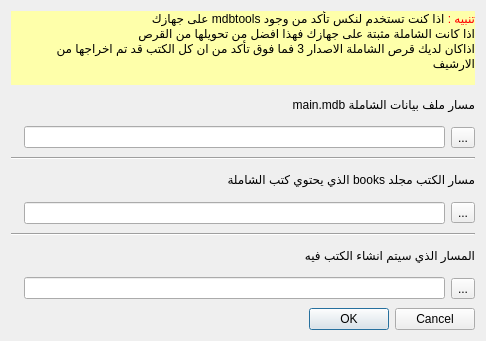
<?xml version="1.0" encoding="UTF-8"?>
<ui version="4.0">
 <class>Dialog</class>
 <widget class="QDialog" name="Dialog">
  <property name="geometry">
   <rect>
    <x>0</x>
    <y>0</y>
    <width>486</width>
    <height>341</height>
   </rect>
  </property>
  <property name="windowTitle">
   <string>تحويل كتب الشاملة</string>
  </property>
  <property name="layoutDirection">
   <enum>Qt::RightToLeft</enum>
  </property>
  <layout class="QVBoxLayout" name="verticalLayout">
   <item>
    <widget class="QLabel" name="label_4">
     <property name="palette">
      <palette>
       <active>
        <colorrole role="Button">
         <brush brushstyle="SolidPattern">
          <color alpha="255">
           <red>254</red>
           <green>255</green>
           <blue>170</blue>
          </color>
         </brush>
        </colorrole>
        <colorrole role="Text">
         <brush brushstyle="SolidPattern">
          <color alpha="255">
           <red>0</red>
           <green>0</green>
           <blue>0</blue>
          </color>
         </brush>
        </colorrole>
        <colorrole role="Base">
         <brush brushstyle="SolidPattern">
          <color alpha="255">
           <red>254</red>
           <green>255</green>
           <blue>170</blue>
          </color>
         </brush>
        </colorrole>
        <colorrole role="Window">
         <brush brushstyle="SolidPattern">
          <color alpha="255">
           <red>254</red>
           <green>255</green>
           <blue>170</blue>
          </color>
         </brush>
        </colorrole>
       </active>
       <inactive>
        <colorrole role="Button">
         <brush brushstyle="SolidPattern">
          <color alpha="255">
           <red>254</red>
           <green>255</green>
           <blue>170</blue>
          </color>
         </brush>
        </colorrole>
        <colorrole role="Text">
         <brush brushstyle="SolidPattern">
          <color alpha="255">
           <red>0</red>
           <green>0</green>
           <blue>0</blue>
          </color>
         </brush>
        </colorrole>
        <colorrole role="Base">
         <brush brushstyle="SolidPattern">
          <color alpha="255">
           <red>254</red>
           <green>255</green>
           <blue>170</blue>
          </color>
         </brush>
        </colorrole>
        <colorrole role="Window">
         <brush brushstyle="SolidPattern">
          <color alpha="255">
           <red>254</red>
           <green>255</green>
           <blue>170</blue>
          </color>
         </brush>
        </colorrole>
       </inactive>
       <disabled>
        <colorrole role="Button">
         <brush brushstyle="SolidPattern">
          <color alpha="255">
           <red>254</red>
           <green>255</green>
           <blue>170</blue>
          </color>
         </brush>
        </colorrole>
        <colorrole role="Text">
         <brush brushstyle="SolidPattern">
          <color alpha="255">
           <red>132</red>
           <green>132</green>
           <blue>132</blue>
          </color>
         </brush>
        </colorrole>
        <colorrole role="Base">
         <brush brushstyle="SolidPattern">
          <color alpha="255">
           <red>254</red>
           <green>255</green>
           <blue>170</blue>
          </color>
         </brush>
        </colorrole>
        <colorrole role="Window">
         <brush brushstyle="SolidPattern">
          <color alpha="255">
           <red>254</red>
           <green>255</green>
           <blue>170</blue>
          </color>
         </brush>
        </colorrole>
       </disabled>
      </palette>
     </property>
     <property name="styleSheet">
      <string notr="true">background-color: rgb(254, 255, 170);</string>
     </property>
     <property name="text">
      <string>&lt;!DOCTYPE HTML PUBLIC &quot;-//W3C//DTD HTML 4.0//EN&quot; &quot;http://www.w3.org/TR/REC-html40/strict.dtd&quot;&gt;
&lt;html&gt;&lt;head&gt;&lt;meta name=&quot;qrichtext&quot; content=&quot;1&quot; /&gt;&lt;style type=&quot;text/css&quot;&gt;
p, li { white-space: pre-wrap; }
&lt;/style&gt;&lt;/head&gt;&lt;body style=&quot; font-family:'Hacen Casablanca Light'; font-size:9pt; font-weight:400; font-style:normal;&quot;&gt;
&lt;p dir='rtl' style=&quot; margin-top:0px; margin-bottom:0px; margin-left:0px; margin-right:0px; -qt-block-indent:0; text-indent:0px;&quot;&gt;&lt;span style=&quot; color:#ff0000;&quot;&gt;تنبيه : &lt;/span&gt;&lt;span style=&quot; color:#000000;&quot;&gt;اذا كنت تستخدم لنكس تأكد من وجود mdbtools على جهازك&lt;/span&gt;&lt;/p&gt;
&lt;p dir='rtl' style=&quot; margin-top:0px; margin-bottom:0px; margin-left:0px; margin-right:0px; -qt-block-indent:0; text-indent:0px;&quot;&gt;&lt;span style=&quot; color:#000000;&quot;&gt;اذا كانت الشاملة مثبتة على جهازك فهذا افضل من تحويلها من القرص &lt;/span&gt;&lt;/p&gt;
&lt;p dir='rtl' style=&quot; margin-top:0px; margin-bottom:0px; margin-left:0px; margin-right:0px; -qt-block-indent:0; text-indent:0px;&quot;&gt;&lt;span style=&quot; color:#000000;&quot;&gt;اذاكان لديك قرص الشاملة الاصدار 3 فما فوق تأكد من ان كل الكتب قد تم اخراجها من الارشيف&lt;/span&gt;&lt;/p&gt;
&lt;p align=&quot;right&quot; style=&quot;-qt-paragraph-type:empty; margin-top:0px; margin-bottom:0px; margin-left:0px; margin-right:0px; -qt-block-indent:0; text-indent:0px;&quot;&gt;&lt;/p&gt;&lt;/body&gt;&lt;/html&gt;</string>
     </property>
     <property name="wordWrap">
      <bool>true</bool>
     </property>
    </widget>
   </item>
   <item>
    <widget class="QLabel" name="label">
     <property name="text">
      <string>مسار ملف بيانات الشاملة main.mdb</string>
     </property>
    </widget>
   </item>
   <item>
    <layout class="QHBoxLayout" name="horizontalLayout_2">
     <item>
      <widget class="QToolButton" name="toolButtonMain">
       <property name="text">
        <string>...</string>
       </property>
      </widget>
     </item>
     <item>
      <widget class="QLineEdit" name="lineEditPathMain">
       <property name="text">
        <string/>
       </property>
      </widget>
     </item>
     <item>
      <widget class="QLabel" name="labelPathMain">
       <property name="text">
        <string/>
       </property>
       <property name="pixmap">
        <pixmap resource="../qbooks/ui/images.qrc">:/images/image/edit-delete.png</pixmap>
       </property>
      </widget>
     </item>
    </layout>
   </item>
   <item>
    <widget class="Line" name="line">
     <property name="orientation">
      <enum>Qt::Horizontal</enum>
     </property>
    </widget>
   </item>
   <item>
    <widget class="QLabel" name="label_2">
     <property name="text">
      <string>مسار الكتب مجلد books الذي يحتوي كتب الشاملة</string>
     </property>
    </widget>
   </item>
   <item>
    <layout class="QHBoxLayout" name="horizontalLayout_3">
     <item>
      <widget class="QToolButton" name="toolButtonBooks">
       <property name="text">
        <string>...</string>
       </property>
      </widget>
     </item>
     <item>
      <widget class="QLineEdit" name="lineEditBooks">
       <property name="text">
        <string/>
       </property>
      </widget>
     </item>
     <item>
      <widget class="QLabel" name="labelPathBooks">
       <property name="text">
        <string/>
       </property>
       <property name="pixmap">
        <pixmap resource="../qbooks/ui/images.qrc">:/images/image/edit-delete.png</pixmap>
       </property>
      </widget>
     </item>
    </layout>
   </item>
   <item>
    <widget class="Line" name="line_2">
     <property name="orientation">
      <enum>Qt::Horizontal</enum>
     </property>
    </widget>
   </item>
   <item>
    <widget class="QLabel" name="label_3">
     <property name="text">
      <string>المسار الذي سيتم انشاء الكتب فيه</string>
     </property>
    </widget>
   </item>
   <item>
    <layout class="QHBoxLayout" name="horizontalLayout_4">
     <item>
      <widget class="QToolButton" name="toolButtonBooksNew">
       <property name="text">
        <string>...</string>
       </property>
      </widget>
     </item>
     <item>
      <widget class="QLineEdit" name="lineEditPathBooksNew">
       <property name="text">
        <string/>
       </property>
      </widget>
     </item>
     <item>
      <widget class="QLabel" name="labelPathBooksNew">
       <property name="text">
        <string/>
       </property>
       <property name="pixmap">
        <pixmap resource="../qbooks/ui/images.qrc">:/images/image/edit-delete.png</pixmap>
       </property>
      </widget>
     </item>
    </layout>
   </item>
   <item>
    <layout class="QHBoxLayout" name="horizontalLayout">
     <item>
      <widget class="QDialogButtonBox" name="buttonBox">
       <property name="sizePolicy">
        <sizepolicy hsizetype="Fixed" vsizetype="Fixed">
         <horstretch>0</horstretch>
         <verstretch>0</verstretch>
        </sizepolicy>
       </property>
       <property name="layoutDirection">
        <enum>Qt::LeftToRight</enum>
       </property>
       <property name="orientation">
        <enum>Qt::Horizontal</enum>
       </property>
       <property name="standardButtons">
        <set>QDialogButtonBox::Cancel|QDialogButtonBox::Ok</set>
       </property>
      </widget>
     </item>
     <item>
      <spacer name="horizontalSpacer">
       <property name="orientation">
        <enum>Qt::Horizontal</enum>
       </property>
       <property name="sizeHint" stdset="0">
        <size>
         <width>40</width>
         <height>20</height>
        </size>
       </property>
      </spacer>
     </item>
    </layout>
   </item>
  </layout>
 </widget>
 <resources>
  <include location="../qbooks/ui/images.qrc"/>
 </resources>
 <connections>
  <connection>
   <sender>buttonBox</sender>
   <signal>accepted()</signal>
   <receiver>Dialog</receiver>
   <slot>accept()</slot>
   <hints>
    <hint type="sourcelabel">
     <x>248</x>
     <y>254</y>
    </hint>
    <hint type="destinationlabel">
     <x>157</x>
     <y>274</y>
    </hint>
   </hints>
  </connection>
  <connection>
   <sender>buttonBox</sender>
   <signal>rejected()</signal>
   <receiver>Dialog</receiver>
   <slot>reject()</slot>
   <hints>
    <hint type="sourcelabel">
     <x>316</x>
     <y>260</y>
    </hint>
    <hint type="destinationlabel">
     <x>286</x>
     <y>274</y>
    </hint>
   </hints>
  </connection>
 </connections>
</ui>
